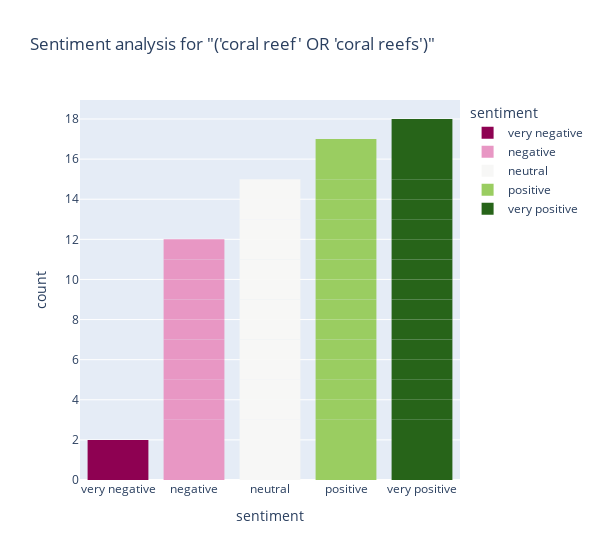

Notebook cell for this chart:
### Markdown cell above
### Do another test around the Caribbean region

### Code cell
find_tweets(q,geocode='15.639370,-75.283807,2000km')

### Figure 1 — Plotly figure (JSON) as saved in the notebook; plotly's stock layout.template omitted (floating-point values rounded to 4 significant figures)
{"data": [{"alignmentgroup": "True", "hovertemplate": "sentiment=%{x}<br>count=%{y}<extra></extra>", "legendgroup": "very negative", "marker": {"color": "#8e0152", "line": {"width": 0}}, "name": "very negative", "offsetgroup": "very negative", "orientation": "v", "showlegend": true, "textposition": "auto", "type": "bar", "x": ["very negative", "very negative"], "xaxis": "x", "y": [1, 1], "yaxis": "y"}, {"alignmentgroup": "True", "hovertemplate": "sentiment=%{x}<br>count=%{y}<extra></extra>", "legendgroup": "negative", "marker": {"color": "#e897c4", "line": {"width": 0}}, "name": "negative", "offsetgroup": "negative", "orientation": "v", "showlegend": true, "textposition": "auto", "type": "bar", "x": ["negative", "negative", "negative", "negative", "negative", "negative", "negative", "negative", "negative", "negative", "negative", "negative"], "xaxis": "x", "y": [1, 1, 1, 1, 1, 1, 1, 1, 1, 1, 1, 1], "yaxis": "y"}, {"alignmentgroup": "True", "hovertemplate": "sentiment=%{x}<br>count=%{y}<extra></extra>", "legendgroup": "neutral", "marker": {"color": "#f7f7f6", "line": {"width": 0}}, "name": "neutral", "offsetgroup": "neutral", "orientation": "v", "showlegend": true, "textposition": "auto", "type": "bar", "x": ["neutral", "neutral", "neutral", "neutral", "neutral", "neutral", "neutral", "neutral", "neutral", "neutral", "neutral", "neutral", "neutral", "neutral", "neutral"], "xaxis": "x", "y": [1, 1, 1, 1, 1, 1, 1, 1, 1, 1, 1, 1, 1, 1, 1], "yaxis": "y"}, {"alignmentgroup": "True", "hovertemplate": "sentiment=%{x}<br>count=%{y}<extra></extra>", "legendgroup": "positive", "marker": {"color": "#9acd61", "line": {"width": 0}}, "name": "positive", "offsetgroup": "positive", "orientation": "v", "showlegend": true, "textposition": "auto", "type": "bar", "x": ["positive", "positive", "positive", "positive", "positive", "positive", "positive", "positive", "positive", "positive", "positive", "positive", "positive", "positive", "positive", "positive", "positive"], "xaxis": "x", "y": [1, 1, 1, 1, 1, 1, 1, 1, 1, 1, 1, 1, 1, 1, 1, 1, 1], "yaxis": "y"}, {"alignmentgroup": "True", "hovertemplate": "sentiment=%{x}<br>count=%{y}<extra></extra>", "legendgroup": "very positive", "marker": {"color": "#276419", "line": {"width": 0}}, "name": "very positive", "offsetgroup": "very positive", "orientation": "v", "showlegend": true, "textposition": "auto", "type": "bar", "x": ["very positive", "very positive", "very positive", "very positive", "very positive", "very positive", "very positive", "very positive", "very positive", "very positive", "very positive", "very positive", "very positive", "very positive", "very positive", "very positive", "very positive", "very positive"], "xaxis": "x", "y": [1, 1, 1, 1, 1, 1, 1, 1, 1, 1, 1, 1, 1, 1, 1, 1, 1, 1], "yaxis": "y"}], "layout": {"barmode": "relative", "legend": {"title": {"text": "sentiment"}, "tracegroupgap": 0}, "title": {"text": "Sentiment analysis for \"('coral reef' OR 'coral reefs')\""}, "width": 600, "xaxis": {"anchor": "y", "categoryarray": ["very negative", "negative", "neutral", "positive", "very positive"], "categoryorder": "array", "domain": [0, 1], "title": {"text": "sentiment"}}, "yaxis": {"anchor": "x", "domain": [0, 1], "title": {"text": "count"}}}}
